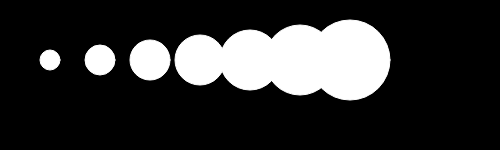
Frame 1 (no input)
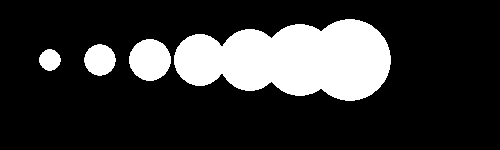
Frame 60 (no input)
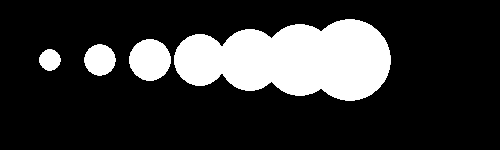
Frame 120 (the mouse pressed at the canvas centre since frame 60)

The p5.js sketch that drew these frames (run headless with seeded random() and noise() and a simulated clock; from frame 60 on, the mouse is pressed at the canvas centre):

// p5.js sketch
// ── sketch.js
function setup() {
	createCanvas(500, 150);
	background(0);
}
function draw() {
	stroke(255);
	ellipse(50,60,20,20);
	ellipse(100,60,30,30);
	ellipse(150,60,40,40);
	ellipse(200,60,50,50);
	ellipse(250,60,60,60);
	ellipse(300,60,70,70);
	ellipse(350,60,80,80);
}
